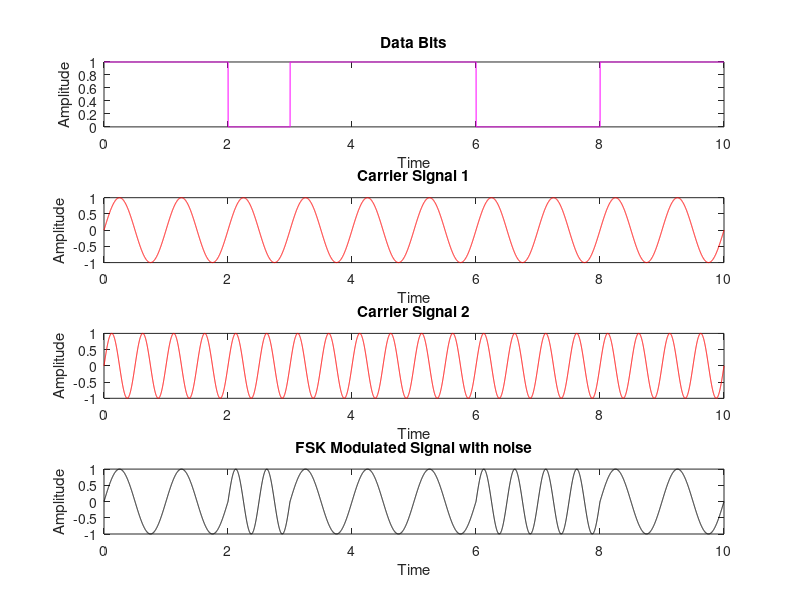

Reproduce this figure in MATLAB. (Note: this script raises an error after producing the figure.)
function FSK
%Input bits generation
N=10;%Input size
n=randi([0 1],1,N);
disp('Transmitted Data bits:')
disp(n)
for i=1:N
    if n(i)==0
        s(i)=0;
    else
        s(i)=1;
    end
end
S=1000;%samples per bit
m=1;
t=0:1/S:N;
for j=1:length(t)
    if t(j)<=m
        signal(j)=s(m);
    else
        signal(j)=s(m);
        m=m+1;
    end
end
figure;
subplot(4,1,1)
plot(t,signal,'m');
xlabel('Time')
ylabel('Amplitude')
title('Data Bits')
%Carrier Signal generation
c1 = sin(2*pi*t);
c2 = sin(2*pi*2*t);
subplot(4,1,2)
plot(t,c1,'r');
xlabel('Time')
ylabel('Amplitude')
title('Carrier Signal 1')
subplot(4,1,3)
plot(t,c2,'r');
xlabel('Time')
ylabel('Amplitude')
title('Carrier Signal 2')
%FSK signal generation
for j=1:length(t)
    if signal(j)==1
        x(j)=c1(j);
    else
        x(j)=c2(j);
    end
end
subplot(4,1,4)
plot(t,x,'k');
xlabel('Time')
ylabel('Amplitude')
title('FSK Modulated Signal with noise')
%no noise
y= awgn(x,20,'measured');
y1 = y.*c1;
y2 = y.*c2;
int_op1=[];
int_op2=[];
for i=1:S:length(y1)-S
    int_o= (1/S)*trapz(y1(i+1:i+S));
    int_op1 = [int_op1 int_o];
    int_o1= (1/S)*trapz(y2(i+1:i+S));
    int_op2 = [int_op2 int_o1];
end
l = int_op1-int_op2;
recieved_data = (round(l,1)>=0);
disp('Recieved bits:')
disp(recieved_data)
%BER
ber = sum(n~=recieved_data)/N;
disp('Bit Error Rate:')
disp(ber)
end